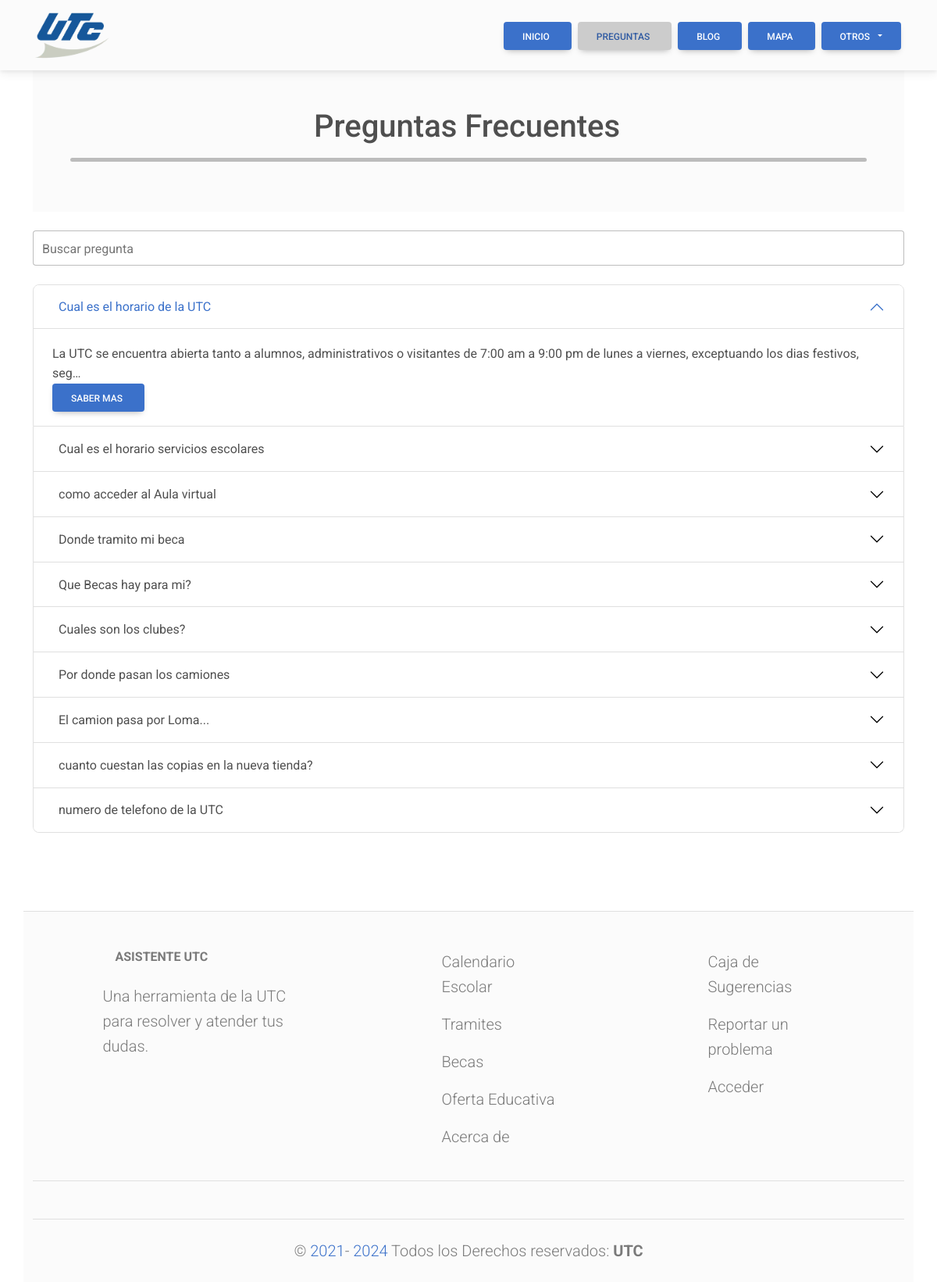
Page /preguntas-frecuentes/ on the earlier database version.
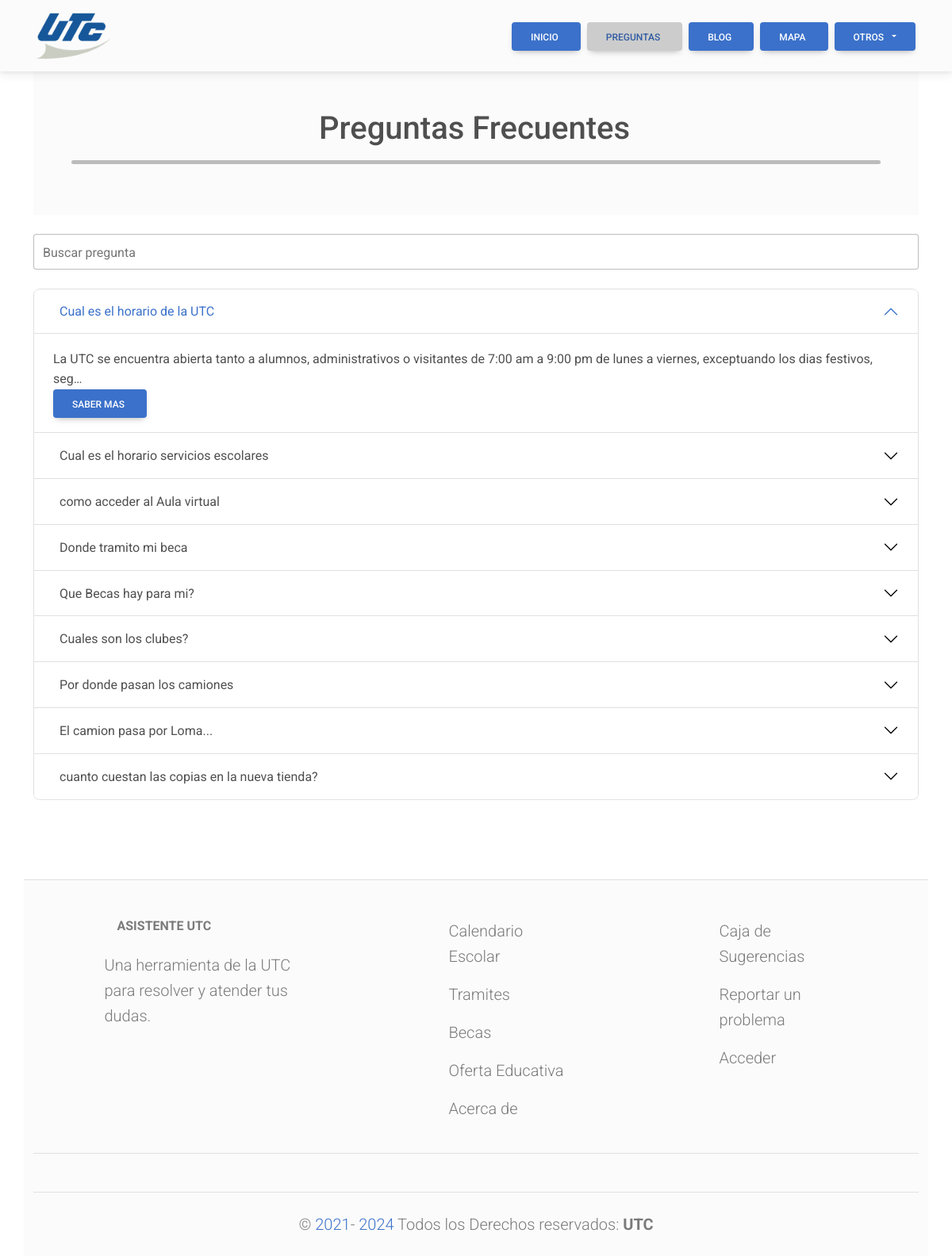
Same page on the later database version.
### cross_asistent/models.py (models this page shows, shortened)
class Preguntas(models.Model):
    pregunta = models.CharField(max_length=200, blank=False)
    respuesta = models.TextField(blank=True, null=True)
    redirigir = models.URLField(blank=True, null=True)
    documentos = models.FileField(upload_to='cross_asistent/static/files/documentos/', blank=True, null=True)
    imagenes =  models.ImageField(upload_to='cross_asistent/static/files/imagenes/', blank=True, null=True)
    fecha_modificacion = models.DateTimeField(auto_now=True)

### cross_asistent/views.py (the view)
# urls.py: path('preguntas-frecuentes/', views.faq, name='faq'),
def faq(request):
    questall = models.Preguntas.objects.all()
    return render(request, 'frecuentes.html', {
        'quest_all': questall,
        'active_page': 'faq'
    })

### cross_asistent/templates/frecuentes.html (shortened to what this page needs)
{% extends 'widget.html' %}
{% load static %}
{% block content %}
<main class="container container-fluid">
    <div class="p-5 text-center bg-body-tertiary">
        <h1 class="mb-3">Preguntas Frecuentes </h1>
        <hr class="hr_divisor" />
    </div>
    <div class="form-outline my-4" data-mdb-input-init>
        <input type="text" id="searchInput" class="form-control form-control-lg"/>
        <label class="form-label" for="searchInput">Buscar pregunta</label>
    </div>
    <div class="accordion" id="accordionExampleY">
        {% for quest in quest_all %}
        <div class="accordion-item">
            <h2 class="accordion-header" id="heading{{ quest.id }}">
                <button
                    data-mdb-collapse-init
                    class="accordion-button"
                    type="button"
                    data-mdb-toggle="collapse"
                    data-mdb-target="#quest-{{ quest.id }}"
                    aria-expanded="true"
                    aria-controls="quest-{{ quest.id }}"
                >
                    {{ quest.pregunta }}
                </button>
            </h2>
            <div
                id="quest-{{ quest.id }}"
                class="accordion-collapse collapse {% if quest.id == 1 %}show{% endif %}"
                aria-labelledby="heading{{ quest.id }}"
                data-mdb-parent="#accordionExampleY"
            >
                <div class="accordion-body">
                    {{ quest.respuesta|truncatechars:150 }}
                    <div>
                        <a href="" class="btn btn_detail"
                            >Saber mas </a>
                    </div>
                </div>
            </div>
        </div>
        {% endfor %}
    </div>
</main>
{% include 'widget_footer.html' %}
{% endblock %}

### cross_asistent/templates/widget.html (shortened to what this page needs)
{% load static %}
<!DOCTYPE html>
<html lang="en" data-mdb-theme="light">
    <head>
        <link rel="stylesheet" href="https://necolas.github.io/normalize.css/8.0.0/normalize.css" />
        <link rel="stylesheet" href="{% static 'css/mdb.min.css' %}" />
        <link rel="stylesheet" href="{% static 'css/fontawesome-6.5.2.css' %}" />
        <link rel="stylesheet" href="{% static 'css/styles.css' %}" />
    </head>
    <body>
        <nav class="navbar navbar-expand-lg navbar-light bg-body-tertiary">
            <div class="container container-fluid">
                <a class="navbar-brand" {% block link_home %}href="/"{% endblock %}>
                    <img src="{% static 'img/UTC_logo-plano.webp' %}" alt="UTC logo" />
                </a>
                <div class="collapse navbar-collapse position-absolute top-100 navbar-light bg-body-tertiary" id="navbarText">
                    <ul class="navbar-nav ms-auto mb-lg-0 px-2 px-lg-0">
                        {% block link_default %}
                        <li class="nav-item">
                            <a
                                class="btn {% if active_page == 'inicio' %}btn_secondary{% else %}btn_detail{% endif %} m-1 my-lg-0 d-block"
                                href="/"
                                >Inicio </a>
                        </li>
                        <li class="nav-item">
                            <a
                                class="btn {% if active_page == 'faq' %}btn_secondary{% else %}btn_detail{% endif %} m-1 my-lg-0 d-block"
                                href="{% url 'faq' %}"
                                >Preguntas </a>
                        </li>
                        <li class="nav-item">
                            <a
                                class="btn {% if active_page == 'blog' %}btn_secondary{% else %}btn_detail{% endif %} m-1 my-lg-0 d-block"
                                href="{% url 'blog' %}"
                                >Blog</a>
                        </li>
                        <li class="nav-item">
                            <a
                                class="btn {% if active_page == 'map' %}btn_secondary{% else %}btn_detail{% endif %} m-1 my-lg-0 d-block"
                                href="{% url 'map' %}"
                                >Mapa</a>
                        </li>
                        <li class="nav-item">
                            <div class="dropdown">
                                <a
                                    class="btn btn_detail m-1 my-lg-0 d-block dropdown-toggle"
                                    href=""
                                    role="button"
                                    id="dropdownMenuLink"
                                    data-mdb-dropdown-init
                                    data-mdb-ripple-init
                                    aria-expanded="false"
                                >
                                    Otros
                                </a>
                            </div>
                        </li>
                        {% endblock %}
                    </ul>
                </div>
            </div>
        </nav>
        {% block content %}{% endblock %}
    </body>
</html>

### cross_asistent/templates/widget_footer.html (shortened to what this page needs)
<footer class="container text-center text-lg-start bg-body-tertiary text-muted mt-100 border-top lead">
    <section class="">
        <div class="container text-center text-md-start mt-5">
            <div class="row mt-3">
                <div class="col-md-3 col-lg-4 col-xl-3 mx-auto mb-4">
                    <h6 class="text-uppercase fw-bold mb-4">Asistente UTC</h6>
                    <p>Una herramienta de la UTC para resolver y atender tus dudas.</p>
                </div>
                <div class="col-md-2 col-lg-2 col-xl-2 mx-auto mb-4">
                    <p>
                        <a href="#!" class="text-reset">Calendario Escolar</a>
                    </p>
                    <p>
                        <a href="#!" class="text-reset">Tramites</a>
                    </p>
                    <p>
                        <a href="#!" class="text-reset">Becas</a>
                    </p>
                    <p>
                        <a href="#!" class="text-reset">Oferta Educativa</a>
                    </p>
                    <p>
                        <a href="{% url 'about' %}" class="text-reset">Acerca de</a>
                    </p>
                </div>
                <div class="col-md-3 col-lg-2 col-xl-2 mx-auto mb-4">
                    <p>
                        <a href="#!" class="text-reset">Caja de Sugerencias</a>
                    </p>
                    <p>
                        <a href="#!" class="text-reset">Reportar un problema</a>
                    </p>
                    <p>
                        <a href="{% url 'singin' %}" class="text-reset">Acceder</a>
                    </p>
                </div>
            </div>
        </div>
    </section>
    <section class="d-flex justify-content-center justify-content-lg-end p-2 border-top border-bottom text_detail">
        <div>
        </div>
    </section>
    <div class="text-center p-4">
        © <span class="text_detail">2021</span>- <span class="text_detail">2024</span> Todos los Derechos reservados:
        <a class="text-reset fw-bold" href="https://www.utc.edu.mx/">UTC</a>
    </div>
</footer>

### cross_asistent/static/css/styles.css (style rules this page uses)
*, *:before, *:after { padding: 0; margin: 0; box-sizing: border-box; font-family: inherit; }
:root { --blanco: #ffffff; --secundario: #c2c2c2; --oscuro: #292f38; --gris_claro: #2f333a; --extra: #02913c; --detalle: #3b71ca; --blue_img-filter: hue-rotate(60deg) saturate(120%); --original_img-filter: saturate(90%); --whiteA: rgba(255, 255, 255, 0); --whiteA1: rgba(255, 255, 255, 0.1); --whiteA2: rgba(255, 255, 255, 0.2); --whiteA3: rgba(255, 255, 255, 0.3); --whiteA4: rgba(255, 255, 255, 0.4); --whiteA5: rgba(255, 255, 255, 0.5); --whiteA6: rgba(255, 255, 255, 0.6); --whiteA7: rgba(255, 255, 255, 0.7); --whiteA8: rgba(255, 255, 255, 0.8); --whiteA9: rgba(255, 255, 255, 0.9); --darkA: rgba(0, 0, 0, 0); --darkA1: rgba(0, 0, 0, 0.1); --darkA2: rgba(0, 0, 0, 0.2); --darkA3: rgba(0, 0, 0, 0.3); --darkA4: rgba(0, 0, 0, 0.4); --darkA5: rgba(0, 0, 0, 0.5); --darkA6: rgba(0, 0, 0, 0.6); --darkA7: rgba(0, 0, 0, 0.7); --darkA8: rgba(0, 0, 0, 0.8); --darkA9: rgba(0, 0, 0, 0.9); --ft1: Century Gothic, Helvetica, sans-serif; --ft2: "Comfortaa", sans-serif; --ft3: "Roboto", sans-serif; --transitionEase: 0.3s all ease; --transitionCubic: 0.3s all cubic-bezier(0.68, -0.55, 0.27, 1.55); --transitionCubicVal: cubic-bezier(0.68, -0.55, 0.27, 1.55); --border-input_items: 2px solid var(--blanco); --border-radius: 8px; }
html { overflow-x: hidden; }
.btn_detail { background-color: var(--detalle) !important; background: var(--detalle) !important; color: var(--blanco) !important; transition: filter 0.3s ease; }
.btn_secondary { background-color: var(--blanco) !important; background: var(--blanco) !important; color: var(--detalle) !important; filter: brightness(80%); transition: filter 0.3s ease; }
body { min-height: 100vh; font-family: var(--ft3); scroll-behavior: smooth; position: relative; }
input, label, textarea, input[type="color"] { outline: none; cursor: pointer; resize: none; }
a { text-decoration: none; color: inherit; }
nav { height: 90px; max-height: 90px; }
nav .navbar-brand img { width: 100px; filter: var(--blue_img-filter); }
nav .navbar-collapse { width: 100%; left: 0; z-index: 20; padding-block: 20px; box-shadow: 0 8px 5px var(--darkA2); }
@media (min-width: 992px) { nav .navbar-collapse { background-color: transparent; position: unset !important; width: auto; top: unset !important; padding-block: unset; box-shadow: none; } }
.text_detail, .slide-inner .header-text h2 em { color: var(--detalle); }
.hr_divisor { border: none; height: 5px; border-radius: 5px; background-color: black; background: black; }
main { min-height: 400px; }
.mt-100 { margin-top: 100px; }

Differences in the rows shown:
removed Preguntas: pregunta "numero de telefono de la UTC"
